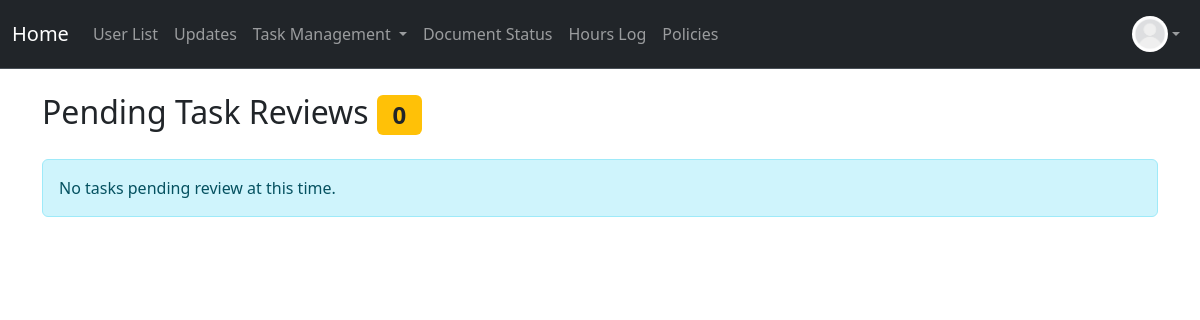
The app's page /pending/tasks (signed in), older data.
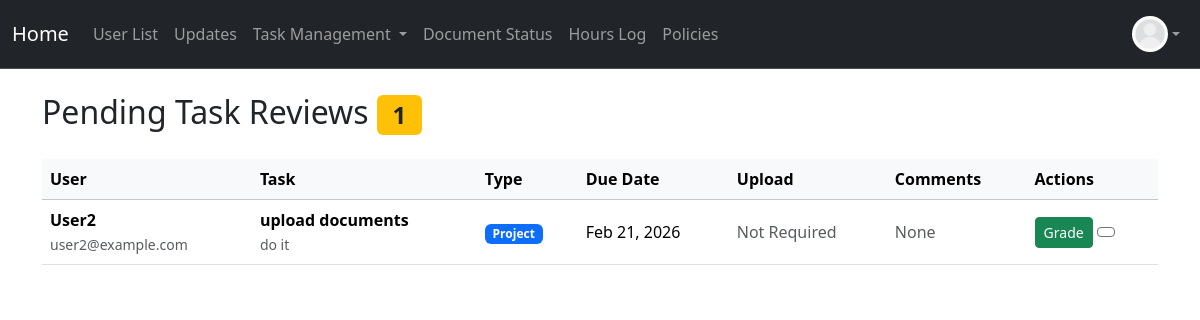
The same page, newer data.
### project/models.py (models this page shows, shortened)
class User(db.Model, UserMixin):
    __tablename__ = 'users'
    id: Mapped[int] = mapped_column(primary_key=True)
    name: Mapped[str] = mapped_column()
    email: Mapped[str] = mapped_column(unique=True)
    address: Mapped[str] = mapped_column(default="None Provided")
    password_hash: Mapped[str] = mapped_column(db.String(128))
    date_created: Mapped[datetime] = mapped_column(DateTime, server_default=func.now())
    total_hours: Mapped[float] = mapped_column(default=0.0)
    picture: Mapped[str] = mapped_column(default="default.jpeg")
    role: Mapped[str] = mapped_column(default="user")  # "user", "volunteer", " intern", "board"
    hours: Mapped[List["Hours"]] = relationship("Hours", back_populates="user", cascade="all, delete-orphan")
    documents: Mapped[List["Document"]] = relationship("Document", back_populates="user", cascade="all, delete-orphan")
    task_assignments: Mapped[List["TaskAssignment"]] = relationship(
        "TaskAssignment",
        back_populates="user",
        cascade="all, delete-orphan"
    )

class Task(db.Model):
    __tablename__ = 'tasks'
    id = db.Column(db.Integer, primary_key=True)
    title = db.Column(db.String(200), nullable=False)
    description = db.Column(db.Text, nullable=False)
    classification = db.Column(db.String(50), nullable=False)  # 'project' or 'reminder'
    assigned_role = db.Column(db.String(50), nullable=False)   # 'intern', 'volunteer', 'board', 'specific'
    created_by = db.Column(db.Integer, db.ForeignKey('users.id'), nullable=False)
    created_at = db.Column(db.DateTime, default=datetime.utcnow)
    created_by_user = db.relationship('User', foreign_keys=[created_by], backref='created_tasks', lazy=True)
    assignments: Mapped[List["TaskAssignment"]] = relationship(
        "TaskAssignment",
        back_populates="task",
        cascade="all, delete-orphan"
    )

class TaskAssignment(db.Model):
    __tablename__ = 'task_assignments'
    id: Mapped[int] = mapped_column(primary_key=True)
    task_id: Mapped[int] = mapped_column(db.ForeignKey('tasks.id'), name="fk_taskassign_task_id")
    user_id: Mapped[int] = mapped_column(db.ForeignKey('users.id'), name="fk_taskassign_user_id")
    due_date: Mapped[datetime] = mapped_column(DateTime, nullable=False)
    status: Mapped[str] = mapped_column(default="pending")
    upload: Mapped[bool] = mapped_column(default=False)
    filename: Mapped[str] = mapped_column(nullable=True)
    score: Mapped[float] = mapped_column(nullable=True)
    comments: Mapped[str] = mapped_column(default="")
    task: Mapped["Task"] = relationship("Task", back_populates="assignments")
    user: Mapped["User"] = relationship("User", back_populates="task_assignments")

### app.py (the view)
@app.route('/pending/tasks', methods=['GET'])
@login_required
@permission_required('board')
def pending_tasks():
    pending_assignments = TaskAssignment.query.filter_by(status="done").all()
    return render_template('pending_tasks.html', assignments=pending_assignments)

### app.py (called while the page is built)
@app.context_processor
def inject_now():
    return {
        'now': datetime.now,
        'today': date.today
    }

### project/models.py (called while the page is built)
@login_manager.user_loader
def load_user(user_id):
    return User.query.get(user_id)

### project/templates/pending_tasks.html (shortened to what the changed rows need)
{% extends "base.html" %}
{% block content %}
<div class="container mt-4">
    <div class="row">
        <div class="col-12">
            <h2 class="mb-4">
                 Pending Task Reviews
                <span class="badge bg-warning text-dark">{{ assignments|length }}</span>
            </h2>
            {% if assignments %}
                <div class="table-responsive">
                    <table class="table table-hover">
                        <thead class="table-light">
                            <tr>
                                <th>User</th>
                                <th>Task</th>
                                <th>Type</th>
                                <th>Due Date</th>
                                <th>Upload</th>
                                <th>Comments</th>
                                <th>Actions</th>
                            </tr>
                        </thead>
                        <tbody>
                            {% for assignment in assignments %}
                                {% set task = assignment.task %}
                                {% set user = assignment.user %}
                                <tr>
                                    <td>
                                        <strong>{{ user.name }}</strong><br>
                                        <small class="text-muted">{{ user.email }}</small>
                                    </td>
                                    <td>
                                        <strong>{{ task.title }}</strong><br>
                                        <small class="text-muted">{{ task.description[:50] }}{% if task.description|length > 50 %}...{% endif %}</small>
                                    </td>
                                    <td>
                                        <span class="badge {% if task.classification == 'project' %}bg-primary{% else %}bg-info{% endif %}">
                                            {{ task.classification|title }}
                                        </span>
                                    </td>
                                    <td>
                                        {{ assignment.due_date.strftime('%b %d, %Y') }}
                                    </td>
                                    <td>
                                        {% if assignment.upload %}
                                            {% if assignment.filename %}
                                                <a href="{{ url_for('static', filename='uploads/' + assignment.filename) }}"
                                                   class="btn btn-sm btn-outline-primary" target="_blank">
                                                    <i class="fas fa-file-pdf"></i> View
                                                </a>
                                            {% else %}
                                                <span class="text-warning">
                                                    <i class="fas fa-exclamation-triangle"></i> Missing
                                                </span>
                                            {% endif %}
                                        {% else %}
                                            <span class="text-muted">Not Required</span>
                                        {% endif %}
                                    </td>
                                    <td>
                                        {% if assignment.comments %}
                                            <button type="button" class="btn btn-sm btn-outline-info"
                                                    data-bs-toggle="modal"
                                                    data-bs-target="#commentsModal{{ assignment.id }}">
                                                <i class="fas fa-comment"></i> View
                                            </button>
                                            <div class="modal fade" id="commentsModal{{ assignment.id }}" tabindex="-1">
                                                <div class="modal-dialog">
                                                    <div class="modal-content">
                                                        <div class="modal-header">
                                                            <h5 class="modal-title">Completion Comments</h5>
                                                            <button type="button" class="btn-close" data-bs-dismiss="modal"></button>
                                                        </div>
                                                        <div class="modal-body">
                                                            <p><strong>User:</strong> {{ user.name }}</p>
                                                            <p><strong>Task:</strong> {{ task.title }}</p>
                                                            <hr>
                                                            <p style="white-space: pre-line;">{{ assignment.comments }}</p>
                                                        </div>
                                                        <div class="modal-footer">
                                                            <button type="button" class="btn btn-secondary" data-bs-dismiss="modal">Close</button>
                                                        </div>
                                                    </div>
                                                </div>
                                            </div>
                                        {% else %}
                                            <span class="text-muted">None</span>
                                        {% endif %}
                                    </td>
                                    <td>
                                        <button type="button" class="btn btn-sm btn-success"
                                                data-bs-toggle="modal"
                                                data-bs-target="#gradeModal{{ assignment.id }}"
                                                title="Grade Task">
                                             Grade
                                        </button>
                                        <a href="{{ url_for('view_task', assignment_id=assignment.id) }}"
                                           class="btn btn-sm btn-outline-secondary" title="View Details">
                                        </a>
                                    </td>
                                </tr>
                            {% endfor %}
                        </tbody>
                    </table>
                </div>
            {% else %}
                <div class="alert alert-info">
                     No tasks pending review at this time.
                </div>
            {% endif %}
        </div>
    </div>
</div>
{% endblock %}

Row changes from the older to the newer data that the page shows:
added TaskAssignment: due_date "Feb 21, 2026", upload "Not Required", comments "None"
now on this page (row edited): User: name "User2", email "user2@example.com"
added Task: title "upload documents", description "do it", classification "Project"
Text that changed along with them:
{{ assignments|length }}: "0" → "1"
text no longer shown: "No tasks pending review at this time."
text now shown: "User Task Type Due Date Upload Comments Actions"
